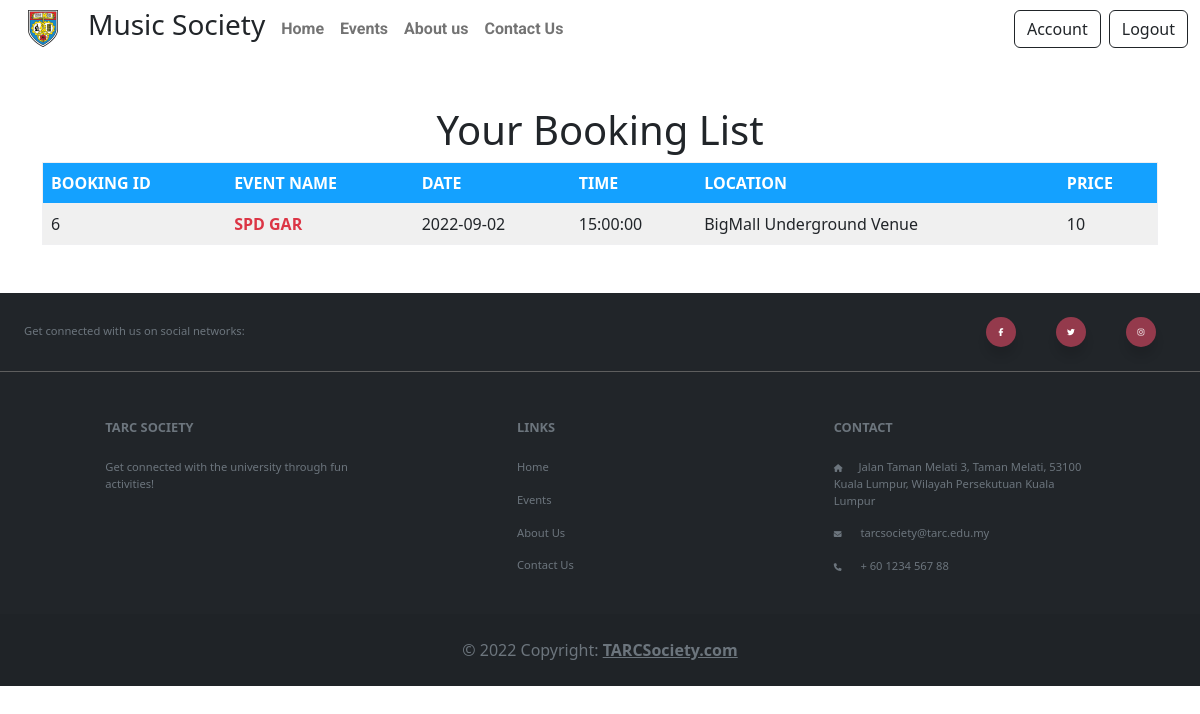
Page /booking-list.php (signed in) on the committed database.
### tables this page shows
CREATE TABLE `booking` (
  `Booking_ID` int(11) NOT NULL,
  `Event_ID` int(11) NOT NULL,
  `User_ID` int(11) NOT NULL,
  `Quantity` int(11) NOT NULL,
  `payment_method` varchar(30) NOT NULL,
  `cc_number` varchar(30) NOT NULL,
  `student_id` varchar(30) NOT NULL,
  `Date_Purchased` date NOT NULL DEFAULT current_timestamp()
);

CREATE TABLE `event` (
  `Event_ID` int(11) NOT NULL,
  `Event_Name` varchar(50) NOT NULL,
  `Event_Image` mediumblob NOT NULL,
  `Event_Desc` longtext NOT NULL,
  `Date` date NOT NULL,
  `Time` time NOT NULL,
  `Location` varchar(30) NOT NULL,
  `Price` double NOT NULL,
  `Seat` int(255) NOT NULL
);

### booking-list.php (the view, shortened to what this page needs)
<?php
require("PHP_modules/conn.php");
?>
<!DOCTYPE html>
<html lang="en">
<head>
    <link rel="stylesheet" href="CSS/main.css">
    <link rel="stylesheet" href="https://cdn.jsdelivr.net/npm/bootstrap@5.2.0/dist/css/bootstrap.min.css">
</head>
<body>
    <?php require("PHP_modules/Navigation.php") ?>
    <h1 class="text-center mt-5">Your Booking List</h1>
    <div class="booking-list container mb-5">
        <table class="table table" style="border:1px solid #f0f0f2">
            <tbody>
            <tr class="text-white" style="background-color: #14a1ff;">
                    <th class="fw-bold">BOOKING ID</th>
                    <td class="fw-bold">EVENT NAME</td>
                    <td class="fw-bold">DATE</td>
                    <td class="fw-bold">TIME</td>
                    <td class="fw-bold">LOCATION</td>
                    <td class="fw-bold">PRICE</td>
            </tr>
                <?php
                $sql = "SELECT * FROM Booking INNER JOIN Event ON Event.Event_ID = Booking.Event_ID WHERE User_ID = " . $_SESSION["userID"];
                $result = $mysqli->query($sql);
                $row = $result->fetch_assoc();
                for ($i = 0; $i < mysqli_num_rows($result); $i++) {
                    echo ('
                        <tr style="background-color:#f0f0f0;">
                        <td>' . $row['Booking_ID'] . '</td>
                        <td class="fw-semibold text-danger">' . $row['Event_Name'] . '</td>
                        <td class="fw-light">' . $row['Date'] . '</td>
                        <td class="fw-light">' . $row['Time'] . '</td>
                        <td class="fw-light">' . $row['Location'] . '</td>
                        <td class="fw-light">' . $row['Price'] . '</td>
                        </tr>
                    ');
                }
                ?>
            </tbody>
        </table>
    </div>
    <?php require("PHP_modules/footer.php") ?>
</body>
</html>

### CSS/main.css (style rules this page uses)
@media only screen and (min-width: 992px) { h1 { font-size: 10.0rem; } }
@media only screen and (max-width: 1400px) { h1 { font-size: 1.0rem; } }

### rows in the picture
booking: Booking_ID "6", Event_ID.Event_Name "SPD GAR", Event_ID.Date "2022-09-02", Event_ID.Time "15:00:00", Event_ID.Location "BigMall Underground Venue", Event_ID.Price "10"
